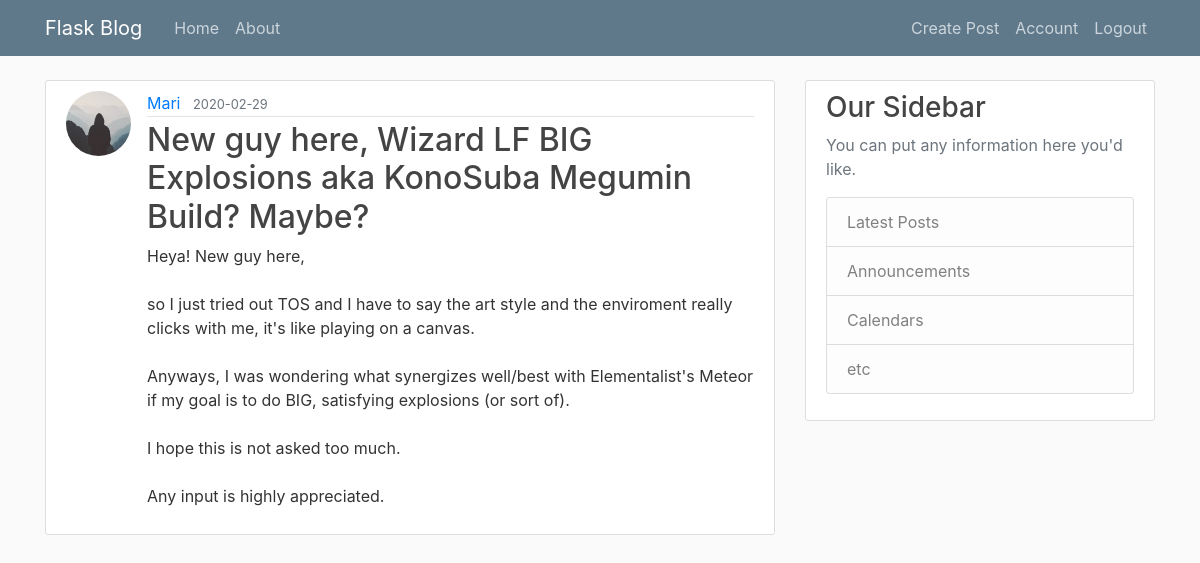
The app's page /post/6 (signed in) with its own data.
### flask_sample/models.py (models this page shows, shortened)
class User(db.Model, UserMixin):
	id = db.Column(db.Integer, primary_key='True')
	username = db.Column(db.String(20), unique=True, nullable=False)
	email = db.Column(db.String(120), unique=True, nullable=False)
	image_file = db.Column(db.String(20), nullable=False, default='default.jpg')
	password= db.Column(db.String(60), nullable=False)
	post = db.relationship('Post', backref='author', lazy=True) # for user_id in post (relationship)

class Post(db.Model):
	id = db.Column(db.Integer, primary_key=True)
	title = db.Column(db.String(60), nullable=False)
	date_posted = db.Column(db.DateTime, nullable=False, default=datetime.datetime.utcnow)
	content = db.Column(db.Text, nullable=False)
	user_id = db.Column(db.Integer, db.ForeignKey('user.id'), nullable=False)

### flask_sample/routes.py (the view)
@app.route('/post/<int:post_id>')
@login_required # Restricted route which requires users to login.
def post(post_id):
	post = Post.query.get_or_404(post_id)
	return render_template('post.html', title=post.title, post = post)

### flask_sample/models.py (called while the page is built)
@login_manager.user_loader
def load_user(user_id):
	return User.query.get(int(user_id))

### flask_sample/templates/post.html (shortened to what this page needs)
{% extends 'layout.html' %}
{% block webpage_content %}
	<article class="media content-section">
		<img class="rounded-circle article-img" src="{{ url_for('static', filename='profile/' + post.author.image_file) }}">
	  <div class="media-body">
	    <div class="article-metadata">
	      <a class="mr-2" href="#">{{ post.author.username }}</a>
	      <small class="text-muted">{{ post.date_posted.strftime('%Y-%m-%d') }}</small>
	    </div>
	    <h2 class="article-title">{{ post.title }}</h2>
	    <p class="article-content">{{ post.content }}</p>
	  </div>
	</article>
{% endblock webpage_content %}

### flask_sample/static/main.css (style rules this page uses)
body { background: #fafafa; color: #333333; margin-top: 5rem; }
h1, h2, h3, h4, h5, h6 { color: #444444; }
.content-section { background: #ffffff; padding: 10px 20px; border: 1px solid #dddddd; border-radius: 3px; margin-bottom: 20px; }
.article-title { color: #444444; }
.article-content { white-space: pre-line; }
.article-img { height: 65px; width: 65px; margin-right: 16px; }
.article-metadata { padding-bottom: 1px; margin-bottom: 4px; border-bottom: 1px solid #e3e3e3 }

### records on screen
User: image_file (placeholder picture), author.username "Mari"
Post: date_posted "2020-02-29", title "New guy here, Wizard LF BIG Explosions aka KonoSuba Megumin Build? Maybe?", content "Heya! New guy here, so I just tried out TOS and I have to say the art style and the enviroment really clicks with me, it's like playing on a canvas. Anyways, I was wondering what synergizes well/best with Elementalist's Meteor if my goal is to do BIG, satisfying explosions (or sort of). I hope this is not asked too much. Any input is highly appreciated."
